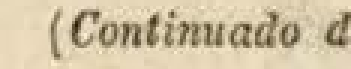
#> input picture src/extend_tesseract/temp.png, 117 x 23 px (shown 3 times larger)
$ python -i image.py   (imports and definitions only)
#> lines starting #> are read from the running program, lines starting #| are printed output that depends on the picture
import os
import cv2
from PIL import Image
from ocr_tree_module.ocr_tree import OCR_Tree
from aux_utils.box import *
from scipy import ndimage
import numpy as np


# [266 lines left out: functions get_concat_h, split_page_columns, concatentate_columns, black_and_white, get_image_info, calculate_dpi and 4 more, not called in this run]


def rotate_image(image:str,line_quantetization:int=100,direction:str='auto',debug=False):
    '''Finds the angle of the image and rotates it

    Based on the study by: W. Bieniecki, Sz. Grabowski, W. Rozenberg

    Steps:
    1. Crop image
    2. Grey Scale image
    3. Binarize image
    4. For each line (y coordinate; taking steps according to line_quantetization)
        4.1 Get first black pixel in each line
    5. Calculate best list of sets of pixels
        5.1 Pixeis are ordered from left to right or right to left
    6. Remove outliers from set
    7. Find angle
    8. Rotate image
    '''
#> called with image = '../extend_tesseract/temp.png', line_quantetization = 100, direction = 'auto', debug = False

    test_path = image.split('/')[:-1]
    test_path = '/'.join(test_path)
    if not os.path.exists(f'{test_path}/test'):
        os.mkdir(f'{test_path}/test')
    test_path = f'{test_path}/test/{image.split("/")[-1]}'

    img = cv2.imread(image)
#> img is the input picture: shape (23, 117, 3); mean B, G, R 162.5, 192.9, 207.6
    # crop margin
    img = img[0:img.shape[0], 50:img.shape[1]]
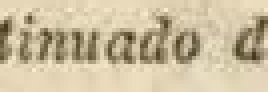
#> img: shape (23, 67, 3) (shown 4 times larger); mean B, G, R 158.4, 189, 203.2
    gray_img = cv2.cvtColor(img, cv2.COLOR_BGR2GRAY)
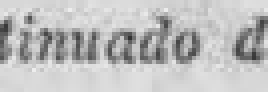
#> gray_img: shape (23, 67) (shown 4 times larger); min 50, max 237, mean 189.8
    binary_img = cv2.threshold(gray_img, 128, 255, cv2.THRESH_OTSU)

    # get first black pixel in each line of image
    ## analyses lines acording to line_quantetization
    pixels = []
    step = math.floor(binary_img[1].shape[0]/line_quantetization)
#> step = 0
    for y in range(0,binary_img[1].shape[0], step):
        for x in range(binary_img[1].shape[1]):
            if binary_img[1][y][x] == 0:
                pixels.append((x,y))
                break
#> after the loop, pixels = []

    # estimate rotation direction
    if direction == 'auto' or direction not in ['clockwise', 'counter_clockwise']:
        direction = calculate_rotation_direction(image, debug=debug)
    print('direction',direction)

    # make list of sets
    # each set is a list of pixels in x coordinates order (ascending or descending depending on rotation direction)
    sets = []
    for i in range(1,len(pixels)-1):
        new_set = create_vertical_aligned_pixel_set(pixels[i:], binary_img[1].shape, direction)
        sets.append(new_set)


    set = []
    # choose set with most elements
    for s in sets:
        if not set:
            set = s
        elif len(s) > len(set):
            set = s

    print('set',len(set))
    og_img = cv2.imread(image)


    new_set = pixels_set_remove_outliers(set,direction)

    if len(new_set) < 2:
        return img

    # get extreme points
    left_most_point = new_set[0]
    right_most_point = new_set[-1]

    # find angle
    angle = math.degrees(math.atan((right_most_point[1] - left_most_point[1]) / (right_most_point[0] - left_most_point[0])))

    print('angle',angle)

    rotation_angle = 90 - abs(angle)
    if direction == 'counter_clockwise':
        rotation_angle = -rotation_angle
    img = ndimage.rotate(og_img, rotation_angle)


    ## test images
    if debug:
        cv2.imwrite(test_path + '_rotated.png', img)

        # draw points from set
        for p in set:
            cv2.circle(og_img, (p[0]+50, p[1]), 7, (255, 0, 0), -1)

        cv2.imwrite(test_path + '_points_1.png', og_img)

        og_img = cv2.imread(image)

        # draw points from set
        for p in new_set:
            cv2.circle(og_img, (p[0]+50, p[1]), 7, (255, 0, 0), -1)

        cv2.imwrite(test_path + '_points.png', og_img)

    return img


#> (the run stopped early here; a loop or call above may not have finished)
